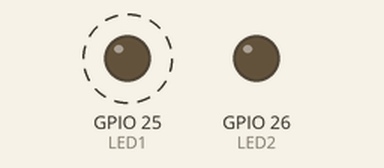
This sketch was run on a simulated ESP32. Parts: output pins drawn as LEDs (lit = HIGH). Dashed ring = blinking.

Above: at 0.05 s.
Timing chart, 0 to 5.9 s (numbered marks = the images above):
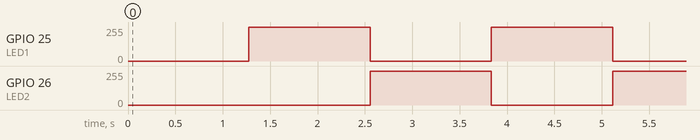

Measured:
- by itself, GPIO 25 (LED1), GPIO 26 (LED2): alternates 255/255 for 1.3 s and 0/255 for 1.3 s

The sketch:

esp32DAC.ino
```cpp
/*
@功能：ESP32输出两路DAC，实现两路两路呼吸灯
*/
#include <Arduino.h>
//#include <esp32-hal-dac.h>//DAC功能引用该库，可以不进行#include<>引用

//查看源码后得到，DAC引脚只能是这两个引脚
#define LED1 25
#define LED2 26

void setup(){
  pinMode(LED1,OUTPUT);
  pinMode(LED2,OUTPUT);
}

void loop()
{
  // 逐渐变亮
  for (int dutyCycle = 0; dutyCycle <= 255; dutyCycle = dutyCycle + 1)
  {
    dacWrite(LED1, dutyCycle);  // 输出DAC
    dacWrite(LED2, 255 - dutyCycle);  // 输出DAC
    delay(5);
  }

  // 逐渐变暗
  for (int dutyCycle = 255; dutyCycle >= 0; dutyCycle = dutyCycle - 1)
  {
    dacWrite(LED1, dutyCycle);  // 输出DAC
    dacWrite(LED2, 255 - dutyCycle);  // 输出DAC
    delay(5);
  }
}
```
